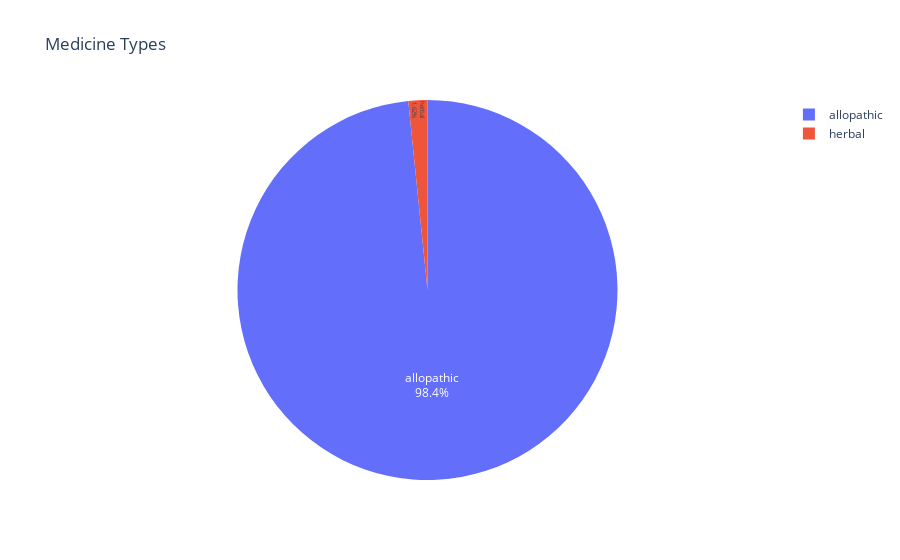

The notebook cell saved with this chart:
### Code cell
fig = px.pie(df_med['type'].value_counts().reset_index().rename(columns={'index':'Type', 'type':'count'}), values='count', names='Type', title='Medicine Types')
fig.update_traces(textposition='inside', textinfo='percent+label')
fig.show()
printmd("#### Huge gap between allopathic and herbal medicines")

### Figure 1 — Plotly figure (JSON) as saved in the notebook; plotly's stock layout.template omitted (floating-point values rounded to 4 significant figures)
{"data": [{"domain": {"x": [0, 1], "y": [0, 1]}, "hovertemplate": "Type=%{label}<br>count=%{value}<extra></extra>", "labels": ["allopathic", "herbal"], "legendgroup": "", "name": "", "showlegend": true, "textinfo": "percent+label", "textposition": "inside", "type": "pie", "values": [21363, 351]}], "layout": {"legend": {"tracegroupgap": 0}, "title": {"text": "Medicine Types"}}}
